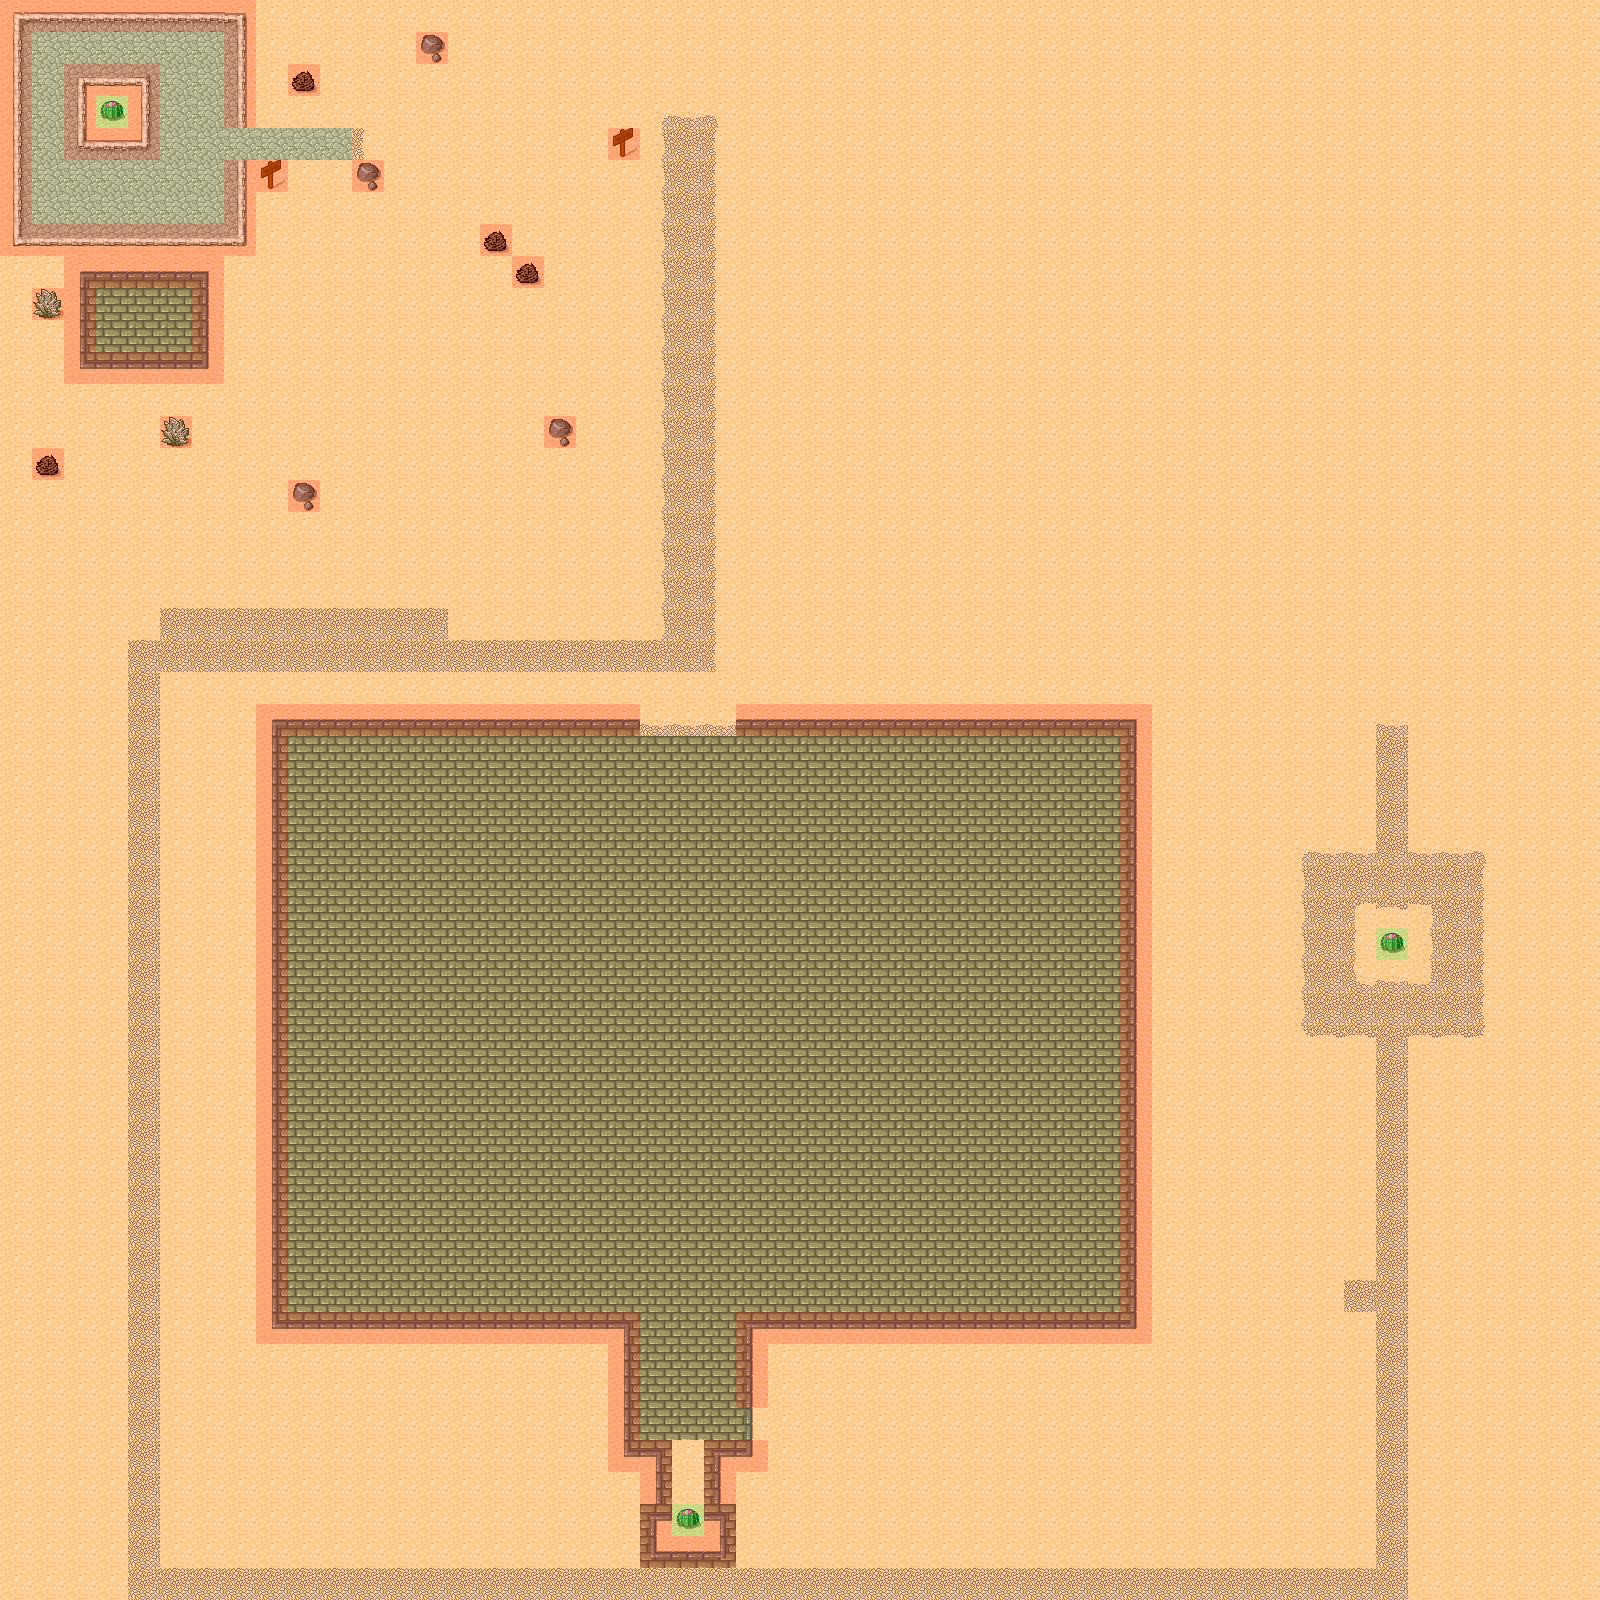

The image is a tile-based game level rendered from a .tmx file. Its description and source (layers, tilesets, objects; grid data summarised) follow:
An orthogonal 50x50 tile map with 32x32 px tiles, 3 tile layers (Background, Foreground, Meta), 2 tilesets and 8 objects (7x EnemySpawn1, SpawnPoint).

<map version="1.0" orientation="orthogonal" width="50" height="50" tilewidth="32" tileheight="32">
 <tileset firstgid="1" name="tmw_desert_spacing" tilewidth="32" tileheight="32" spacing="1" margin="1">
  <image source="tmw_desert_spacing.png" width="265" height="199" />
 </tileset>
 <tileset firstgid="49" name="meta_tiles" tilewidth="32" tileheight="32" spacing="1" margin="1">
  <image source="meta_tiles.png" width="67" height="34" />
  <tile id="0">
   <properties>
    <property name="Collidable" value="True" />
   </properties>
  </tile>
  <tile id="1">
   <properties>
    <property name="Collectable" value="True" />
   </properties>
  </tile>
 </tileset>
 <layer name="Background" width="50" height="50">
  <data>[2500 cells, 2500 non-empty, 44 distinct tile ids]</data>
 </layer>
 <objectgroup name="Objects" width="50" height="50">
  <object name="SpawnPoint" x="46" y="166" width="170" height="57" />
  <object name="EnemySpawn1" x="633" y="1239" width="55" height="35">
   <properties>
    <property name="Enemy" value="1" />
   </properties>
  </object>
  <object name="EnemySpawn1" x="812" y="1238" width="55" height="35">
   <properties>
    <property name="Enemy" value="1" />
   </properties>
  </object>
  <object name="EnemySpawn1" x="664" y="1009" width="55" height="35">
   <properties>
    <property name="Enemy" value="1" />
   </properties>
  </object>
  <object name="EnemySpawn1" x="432" y="838" width="55" height="35">
   <properties>
    <property name="Enemy" value="1" />
   </properties>
  </object>
  <object name="EnemySpawn1" x="943" y="889" width="55" height="35">
   <properties>
    <property name="Enemy" value="1" />
   </properties>
  </object>
  <object name="EnemySpawn1" x="321" y="1459" width="55" height="35">
   <properties>
    <property name="Enemy" value="1" />
   </properties>
  </object>
  <object name="EnemySpawn1" x="640" y="1567" width="55" height="35">
   <properties>
    <property name="Enemy" value="1" />
   </properties>
  </object>
 </objectgroup>
 <layer name="Foreground" width="50" height="50">
  <data>[2500 cells, 3 non-empty, 1 distinct tile ids]</data>
 </layer>
 <layer name="Meta" width="50" height="50">
  <data>[2500 cells, 166 non-empty, 2 distinct tile ids]</data>
 </layer>
</map>
